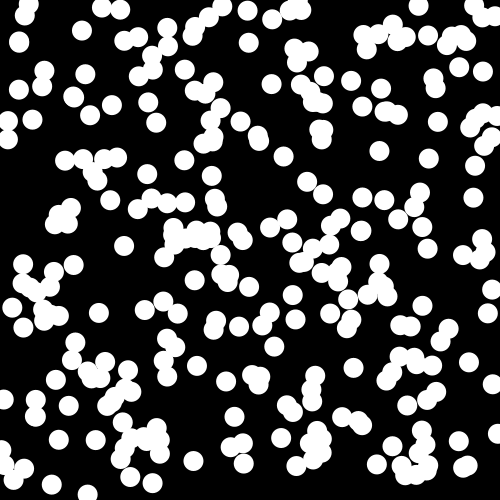
Frame 1 (no input)
Frame 60 (the mouse pressed at the canvas centre just before this capture): identical to frame 1, image omitted
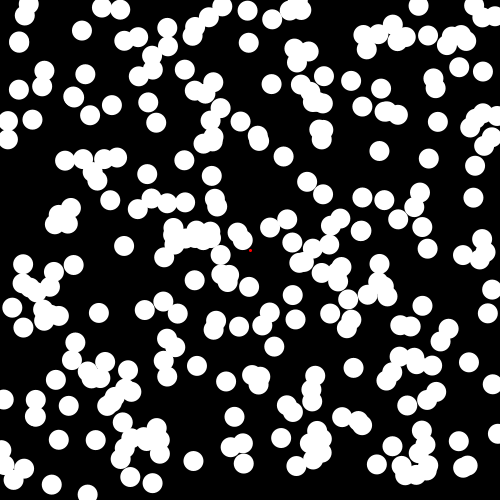
Frame 120 (the mouse held since frame 60 and released just before this capture)

The Processing sketch that drew these frames (run headless with seeded random() and noise(); from frame 60 on, the mouse is pressed at the canvas centre):

// Processing sketch: SwipeParticleMotionStudy
// ── SwipeParticleMotionStudy.pde
final int SIZE = 20;
final float BOUNCE = 0.5;
final int MAX_LIST_SIZE = 5;
final float SCALE = 0.03;
final float PRECISION = SIZE*SIZE/4+100;
final float MAX_SPEED = 10;

import java.util.LinkedList;

LinkedList<PVector> points, dense;

boolean active;

ArrayList<Ball> p;

void setup() {
  size(500,500);
  points = new LinkedList<PVector>();
  dense = new LinkedList<PVector>();
  p = new ArrayList<Ball>();
  for (int i=0; i<300; i++) p.add(new Ball());
  active = false;
}

void draw() {
  background(0);
  PVector force = new PVector(0,0);
  
  if (active) {
    points.add(new PVector(mouseX, mouseY));
    if (points.size() > MAX_LIST_SIZE) points.remove(0);
  }
  else points.clear();
  
  for (int i=1; i<points.size(); ++i) {
    PVector gap = calculateForce(points.get(i), points.get(i-1));
    if (sqMag(gap) > sqMag(force)) {
      force = gap.copy();
    }
  }
  
  int siz = points.size();
  dense.clear();
  for (int i=1; i<siz; ++i) {
    PVector p1 = points.get(i);
    PVector p2 = points.get(i-1);
    dense.add(p2);
    dense.add(new PVector((p1.x+p1.x+p2.x)/3.0, (p1.y+p1.y+p2.y)/3.0));
    dense.add(new PVector((p1.x+p2.x+p2.x)/3.0, (p1.y+p2.y+p2.y)/3.0));
  }
  
  for (Ball B : p) {
    for (PVector P : dense) {
      if (sqDist(B.pos, P) < PRECISION) {
        B.vel.add(force);
        break;
      }
    }
    
    B.show();
  }
  
  for (PVector P : dense) {
    stroke(255,0,0);
    strokeWeight(2);
    point(P.x, P.y);
  }
}  

void mousePressed() {
  active = true;
}

void mouseReleased() {
  active = false;
}

float sqMag(PVector p) {
  return (p.x*p.x + p.y*p.y);
}

PVector calculateForce(PVector end, PVector start) {
  PVector v = new PVector(end.x - start.x, end.y - start.y);
  v.mult(SCALE);
  return v;
}

float sqDist(PVector p1, PVector p2) {
  float x = p1.x - p2.x;
  float y = p1.y - p2.y;
  return (x*x + y*y);
}

class Ball {
  PVector pos;
  PVector vel;
  
  Ball() {
    pos = new PVector(random(width), random(height));
    vel = new PVector(0,0);
  }
  
  void update() {
    pos.add(vel);
    
    if (pos.x > width) pos.x = width;
    else if (pos.x < 0) pos.x = 0;
    if (pos.y > height) pos.y = height;
    else if (pos.y < 0) pos.y = 0;
    
    if (pos.x == 0 || pos.x == width) vel.x *= -BOUNCE;
    if (pos.y == 0 || pos.y == height) vel.y *= -BOUNCE;
  }
  
  void show() {
    update();
    noStroke();
    fill(255);
    ellipse(pos.x, pos.y, SIZE, SIZE);
  }
}
